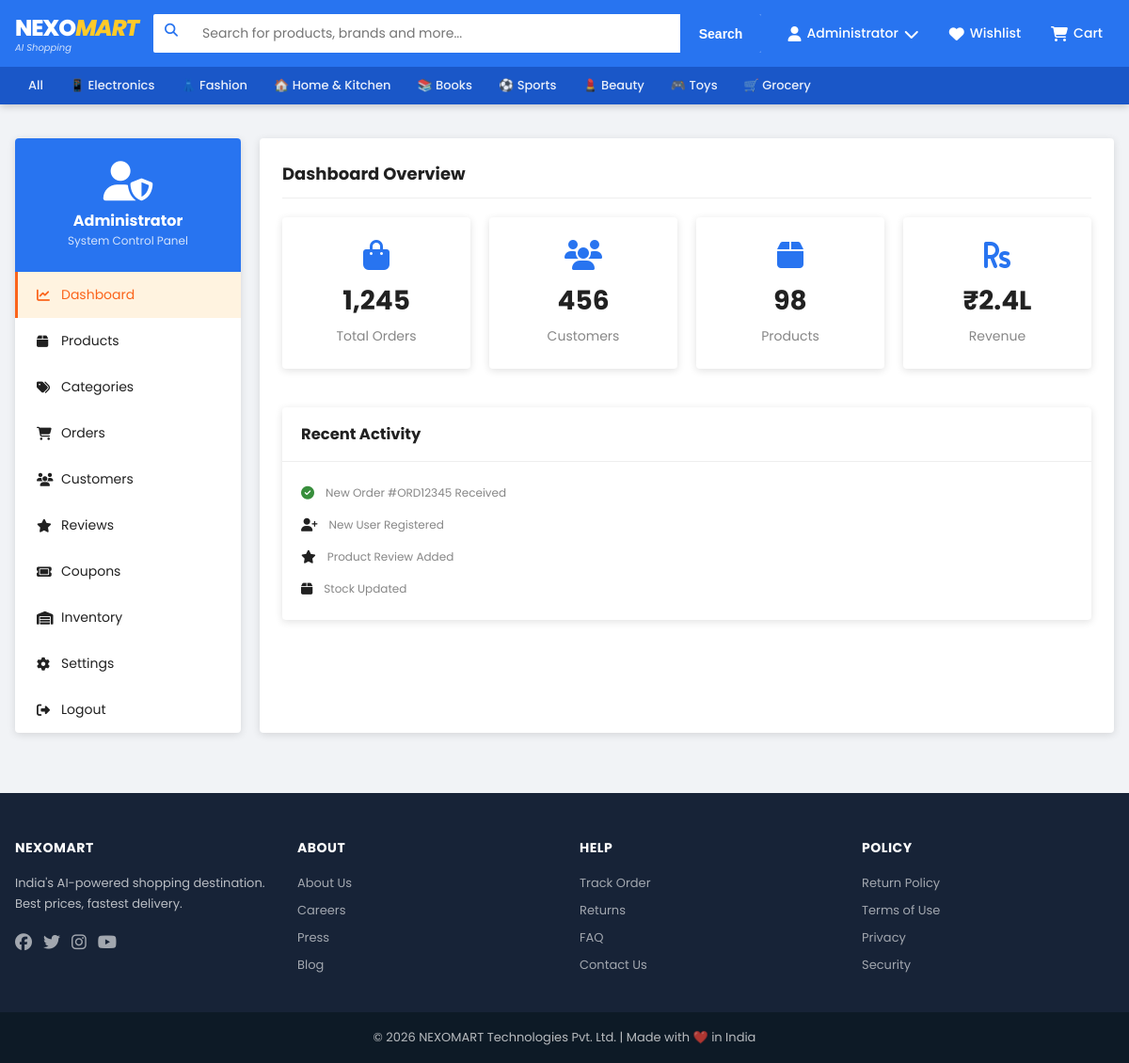
The page /admin (signed in) on the database its author committed.
### database.py (models this page shows, shortened)
class User(db.Model):
    id = db.Column(db.Integer, primary_key=True)
    name = db.Column(db.String(100), nullable=False)
    email = db.Column(db.String(120), unique=True, nullable=False)
    phone = db.Column(db.String(15))
    password_hash = db.Column(db.String(255), nullable=False)
    role = db.Column(
        db.String(20),
        nullable=False,
        default='customer'
    )  # customer, admin
    is_active = db.Column(
        db.Boolean,
        default=True
    )
    wishlist = db.Column(db.Text, default='')
    created_at = db.Column(
        db.DateTime,
        default=datetime.utcnow
    )
    orders = db.relationship('Order', backref='user', lazy=True)
    cart_items = db.relationship('CartItem', backref='user', lazy=True)
    reviews = db.relationship('Review', backref='user', lazy=True)
    addresses = db.relationship('Address', backref='user', lazy=True)

class Category(db.Model):
    id = db.Column(db.Integer, primary_key=True)
    name = db.Column(db.String(100), nullable=False)
    slug = db.Column(db.String(100), unique=True)
    icon = db.Column(db.String(50), default='🛍️')
    products = db.relationship('Product', backref='category', lazy=True)

### app.py (the view)
@app.route('/admin')
def admin_dashboard():
    print("ADMIN ROUTE HIT")
    if not session.get('user_id'):
        return redirect(url_for('login'))
    user = User.query.get(session['user_id'])
    if user.role != 'admin':
        flash('Access denied', 'danger')
        return redirect(url_for('index'))
    return render_template('admin/dashboard.html')

### app.py (called while the page is built)
@app.context_processor
def inject_globals():
    cart_count = 0
    if 'user_id' in session:
        cart_count = CartItem.query.filter_by(user_id=session['user_id']).count()
    categories = Category.query.all()
    return dict(cart_count=cart_count, all_categories=categories,
                current_year=datetime.now().year)

### templates/admin/dashboard.html (shortened to what this page needs)
{% extends "base.html" %}
{% block content %}
<div class="profile-page">
    <div class="container">
        <div class="profile-layout">
            <aside class="profile-sidebar">
                <div class="profile-avatar">
                    <i class="fa fa-user-shield fa-3x"></i>
                    <h3>Administrator</h3>
                    <p>System Control Panel</p>
                </div>
                <div class="profile-nav">
                    <a href="#" class="active">
                        <i class="fa fa-chart-line"></i>
                        Dashboard
                    </a>
                    <a href="#">
                        <i class="fa fa-box"></i>
                        Products
                    </a>
                    <a href="#">
                        <i class="fa fa-tags"></i>
                        Categories
                    </a>
                    <a href="#">
                        <i class="fa fa-shopping-cart"></i>
                        Orders
                    </a>
                    <a href="#">
                        <i class="fa fa-users"></i>
                        Customers
                    </a>
                    <a href="#">
                        <i class="fa fa-star"></i>
                        Reviews
                    </a>
                    <a href="#">
                        <i class="fa fa-ticket"></i>
                        Coupons
                    </a>
                    <a href="#">
                        <i class="fa fa-warehouse"></i>
                        Inventory
                    </a>
                    <a href="#">
                        <i class="fa fa-cog"></i>
                        Settings
                    </a>
                    <a href="{{ url_for('logout') }}">
                        <i class="fa fa-sign-out-alt"></i>
                        Logout
                    </a>
                </div>
            </aside>
            <main class="profile-main">
                <h2>Dashboard Overview</h2>
                <div class="admin-stats">
                    <div class="stat-card">
                        <i class="fa fa-shopping-bag"></i>
                        <h3>1,245</h3>
                        <p>Total Orders</p>
                    </div>
                    <div class="stat-card">
                        <i class="fa fa-users"></i>
                        <h3>456</h3>
                        <p>Customers</p>
                    </div>
                    <div class="stat-card">
                        <i class="fa fa-box"></i>
                        <h3>98</h3>
                        <p>Products</p>
                    </div>
                    <div class="stat-card">
                        <i class="fa fa-rupee-sign"></i>
                        <h3>₹2.4L</h3>
                        <p>Revenue</p>
                    </div>
                </div>
                <br>
                <div class="order-card">
                    <div class="order-header">
                        <h3>Recent Activity</h3>
                    </div>
                    <div class="order-items-preview">
                        <div class="order-item-row">
                            <i class="fa fa-check-circle green"></i>
                            <p>New Order #ORD12345 Received</p>
                        </div>
                        <div class="order-item-row">
                            <i class="fa fa-user-plus"></i>
                            <p>New User Registered</p>
                        </div>
                        <div class="order-item-row">
                            <i class="fa fa-star"></i>
                            <p>Product Review Added</p>
                        </div>
                        <div class="order-item-row">
                            <i class="fa fa-box"></i>
                            <p>Stock Updated</p>
                        </div>
                    </div>
                </div>
            </main>
        </div>
    </div>
</div>
{% endblock %}

### templates/base.html (shortened to what this page needs)
<!DOCTYPE html>
<html lang="en">
<head>
    <link rel="stylesheet" href="https://cdnjs.cloudflare.com/ajax/libs/font-awesome/6.5.0/css/all.min.css">
    <link rel="stylesheet" href="{{ url_for('static', filename='css/style.css') }}">
</head>
<body>
<header class="header">
    <div class="header-top">
        <div class="container header-inner">
            <a href="{{ url_for('index') }}" class="logo">
                <span class="logo-text">NEXO<span class="logo-accent">MART</span></span>
                <span class="logo-tagline">AI Shopping</span>
            </a>
            <div class="search-wrapper">
                <form action="{{ url_for('products') }}" method="GET" class="search-form">
                    <div class="search-box">
                        <i class="fa fa-search search-icon"></i>
                        <input type="text" name="q" id="searchInput" placeholder="Search for products, brands and more..."
                               value="{{ request.args.get('q','') }}" autocomplete="off">
                        <button type="submit" class="search-btn">Search</button>
                    </div>
                </form>
            </div>
            <nav class="nav-actions">
                {% if session.user_id %}
                <div class="nav-item dropdown">
                    <a href="{{ url_for('profile') }}" class="nav-link">
                        <i class="fa fa-user"></i>
                        <span>{{ session.user_name.split()[0] }}</span>
                        <i class="fa fa-chevron-down tiny"></i>
                    </a>
                </div>
                {% else %}
                <a href="{{ url_for('login') }}" class="nav-link">
                    <i class="fa fa-user"></i> <span>Login</span>
                </a>
                {% endif %}
                <a href="{{ url_for('wishlist') }}" class="nav-link">
                    <i class="fa fa-heart"></i> <span>Wishlist</span>
                </a>
                <a href="{{ url_for('cart') }}" class="nav-link cart-link">
                    <i class="fa fa-shopping-cart"></i>
                    <span>Cart</span>
                </a>
            </nav>
        </div>
    </div>
    <div class="category-bar">
        <div class="container category-list">
            <a href="{{ url_for('products') }}" class="cat-link">All</a>
            {% for cat in all_categories %}
            <a href="{{ url_for('products', category=cat.slug) }}" class="cat-link">
                {{ cat.icon }} {{ cat.name }}
            </a>
            {% endfor %}
        </div>
    </div>
</header>
<main class="main-content">
    {% block content %}{% endblock %}
</main>
<footer class="footer">
    <div class="container footer-grid">
        <div>
            <h4>NEXOMART</h4>
            <p>India's AI-powered shopping destination. Best prices, fastest delivery.</p>
            <div class="social-links">
                <a href="#"><i class="fab fa-facebook"></i></a>
                <a href="#"><i class="fab fa-twitter"></i></a>
                <a href="#"><i class="fab fa-instagram"></i></a>
                <a href="#"><i class="fab fa-youtube"></i></a>
            </div>
        </div>
        <div>
            <h4>About</h4>
            <ul>
                <li><a href="#">About Us</a></li>
                <li><a href="#">Careers</a></li>
                <li><a href="#">Press</a></li>
                <li><a href="#">Blog</a></li>
            </ul>
        </div>
        <div>
            <h4>Help</h4>
            <ul>
                <li><a href="{{ url_for('orders') }}">Track Order</a></li>
                <li><a href="#">Returns</a></li>
                <li><a href="#">FAQ</a></li>
                <li><a href="#">Contact Us</a></li>
            </ul>
        </div>
        <div>
            <h4>Policy</h4>
            <ul>
                <li><a href="#">Return Policy</a></li>
                <li><a href="#">Terms of Use</a></li>
                <li><a href="#">Privacy</a></li>
                <li><a href="#">Security</a></li>
            </ul>
        </div>
    </div>
    <div class="footer-bottom">
        <div class="container">
            <p>© {{ current_year }} NEXOMART Technologies Pvt. Ltd. | Made with ❤️ in India</p>
        </div>
    </div>
</footer>
</body>
</html>

### rows shown on the page
User: user_name "Administrator"
Category: icon "📱", name "Electronics"
Category: icon "👗", name "Fashion"
Category: icon "🏠", name "Home & Kitchen"
Category: icon "📚", name "Books"
Category: icon "⚽", name "Sports"
Category: icon "💄", name "Beauty"
Category: icon "🎮", name "Toys"
Category: icon "🛒", name "Grocery"
